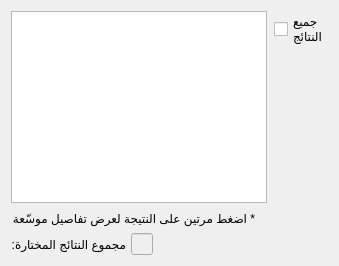
      <widget class="QWidget" name="surahTab">
       <attribute name="title">
        <string>سور</string>
       </attribute>
       <layout class="QVBoxLayout" name="verticalLayout_13">
        <item>
         <layout class="QVBoxLayout" name="verticalLayout_11">
          <property name="spacing">
           <number>5</number>
          </property>
          <item>
           <layout class="QHBoxLayout" name="horizontalLayout_9">
            <property name="spacing">
             <number>7</number>
            </property>
            <item>
             <layout class="QHBoxLayout" name="horizontalLayout_10">
              <item>
               <widget class="SurahLazyTableWidget" name="surahResultsTableWidget">
                <property name="mouseTracking">
                 <bool>true</bool>
                </property>
                <property name="focusPolicy">
                 <enum>Qt::NoFocus</enum>
                </property>
                <property name="styleSheet">
                 <string notr="true">QTableWidget {
        font-size: 17pt;
    }
QHeaderView {
        font-size: 17pt;
    }

/*headers*/
QHeaderView::section {
        background-color: lightsteelblue;
        color: darkblue;
    }
/*headers when corresponding cell is selected*/
QHeaderView::section:checked {
        background-color: lightsteelblue;
        border: 1px outset darkgray;
    }

/*corner*/
QTableCornerButton::section {
    background-color: rgb(59, 59, 59);
    }

/*selected item*/
QTableWidget::item:selected {
        background-color: rgba(47, 74, 97, 1.0);
        color: rgb(207, 207, 207);
        border: none;
    }
</string>
                </property>
                <property name="editTriggers">
                 <set>QAbstractItemView::NoEditTriggers</set>
                </property>
                <property name="selectionBehavior">
                 <enum>QAbstractItemView::SelectRows</enum>
                </property>
                <property name="sortingEnabled">
                 <bool>false</bool>
                </property>
                <property name="rowCount">
                 <number>0</number>
                </property>
                <property name="columnCount">
                 <number>0</number>
                </property>
                <attribute name="horizontalHeaderShowSortIndicator" stdset="0">
                 <bool>false</bool>
                </attribute>
                <attribute name="verticalHeaderShowSortIndicator" stdset="0">
                 <bool>false</bool>
                </attribute>
               </widget>
              </item>
             </layout>
            </item>
            <item>
             <layout class="QVBoxLayout" name="verticalLayout_14">
              <item>
               <widget class="QCheckBox" name="allResultsCheckbox">
                <property name="toolTip">
                 <string/>
                </property>
                <property name="text">
                 <string>جميع
النتائج</string>
                </property>
                <property name="checked">
                 <bool>false</bool>
                </property>
               </widget>
              </item>
              <item>
               <spacer name="verticalSpacer_16">
                <property name="orientation">
                 <enum>Qt::Vertical</enum>
                </property>
                <property name="sizeHint" stdset="0">
                 <size>
                  <width>20</width>
                  <height>40</height>
                 </size>
                </property>
               </spacer>
              </item>
             </layout>
            </item>
           </layout>
          </item>
          <item>
           <layout class="QHBoxLayout" name="horizontalLayout_4">
            <item>
             <widget class="QLabel" name="label_8">
              <property name="styleSheet">
               <string notr="true">font: italic 400 10pt &quot;Calibri&quot;;</string>
              </property>
              <property name="text">
               <string>* اضغط مرتين على النتيجة لعرض تفاصيل موسّعة</string>
              </property>
             </widget>
            </item>
            <item>
             <spacer name="horizontalSpacer_8">
              <property name="orientation">
               <enum>Qt::Horizontal</enum>
              </property>
              <property name="sizeHint" stdset="0">
               <size>
                <width>40</width>
                <height>20</height>
               </size>
              </property>
             </spacer>
            </item>
           </layout>
          </item>
          <item>
           <layout class="QHBoxLayout" name="horizontalLayout_13" stretch="1,1,8">
            <item>
             <widget class="QLabel" name="label_6">
              <property name="text">
               <string>مجموع النتائج المختارة:</string>
              </property>
             </widget>
            </item>
            <item>
             <widget class="QLineEdit" name="surahResultsSum">
              <property name="enabled">
               <bool>false</bool>
              </property>
              <property name="alignment">
               <set>Qt::AlignRight|Qt::AlignTrailing|Qt::AlignVCenter</set>
              </property>
             </widget>
            </item>
            <item>
             <spacer name="horizontalSpacer_7">
              <property name="orientation">
               <enum>Qt::Horizontal</enum>
              </property>
              <property name="sizeHint" stdset="0">
               <size>
                <width>40</width>
                <height>20</height>
               </size>
              </property>
             </spacer>
            </item>
           </layout>
          </item>
         </layout>
        </item>
       </layout>
      </widget>
